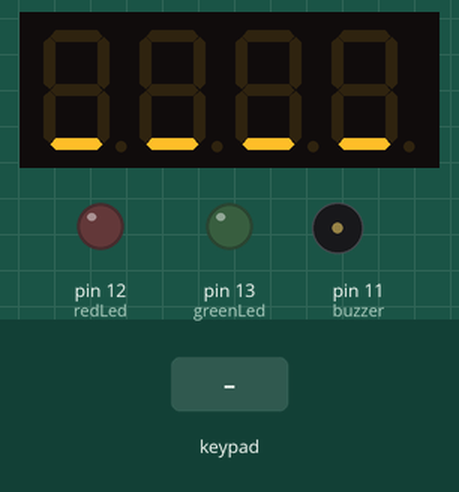
The sketch below on a simulated Arduino Uno, built with avr-gcc and run on an emulated ATmega328P. On the bench: 4-digit seven-segment display, output pins drawn as LEDs (lit = HIGH), buzzer (waves = sounding). Inputs (shaded band) come from the test bench.

Above: at 0.8 s.
0.9 s: keypad keys 1 4 1 5 1 6 1 7 pressed 0.4 s apart
At 1.0 s:
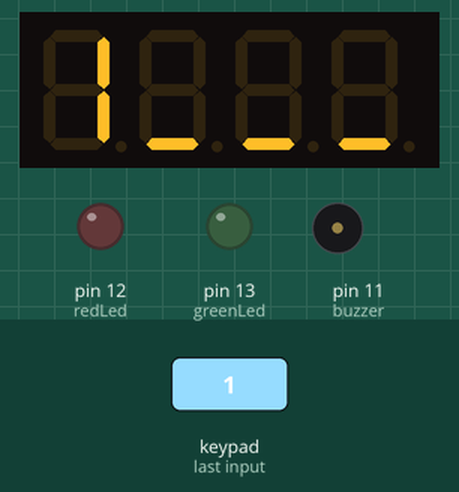
5.6 s: keypad keys 1 2 3 4 pressed 0.4 s apart
At 9.3 s:
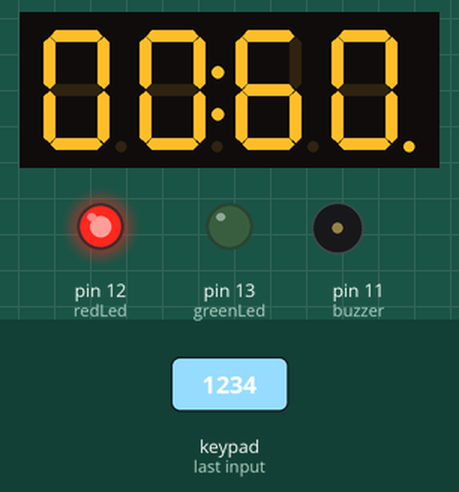
10.2 s: key '*' pressed
At 11.3 s:
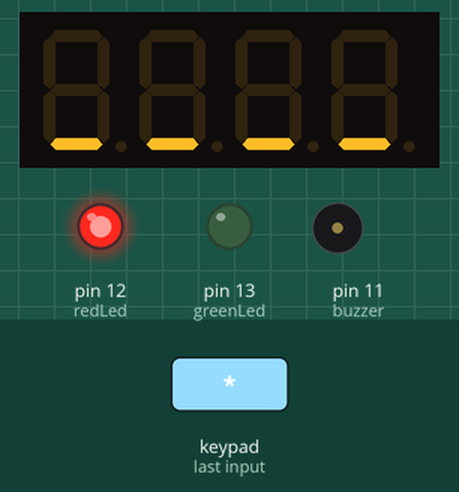
12.9 s: key '2' pressed
At 13.9 s:
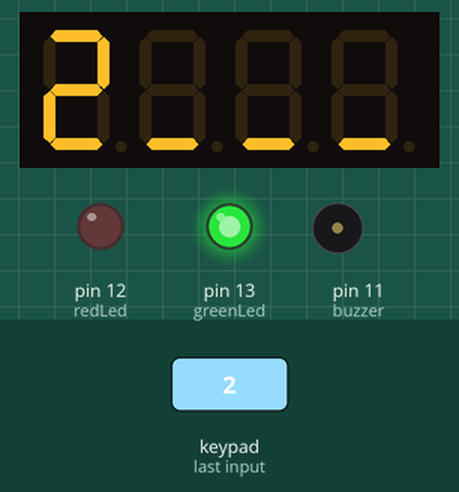
15.0 s: key '1' pressed
At 16.3 s:
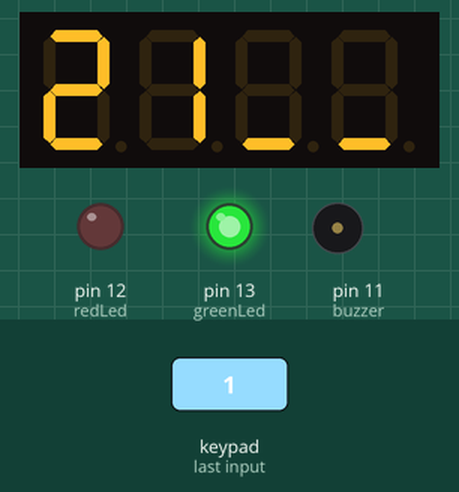
17.0 s: keypad keys 1 4 1 5 1 6 1 7 # pressed 0.4 s apart
At 21.4 s:
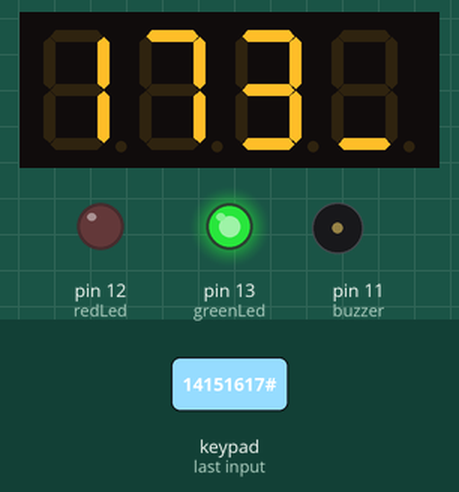
Timing chart, 0 to 23.1 s (numbered marks = the images above; inputs shaded):
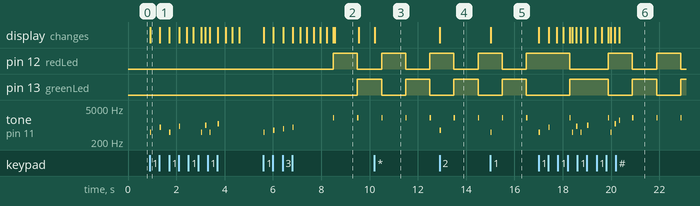

The sketch:

C4.ino
```cpp
#include <Keypad.h>
#include <TM1637Display.h>
#include <arduino-timer.h>

///Global Var START
//Keypad
static const byte ROWS = 4; // Define the number of rows on the keypad
static const byte COLS = 3; // Define the number of columns on the keypad
char keys[ROWS][COLS] = { // Matrix defining character to return for each key
  {'1','2','3'},
  {'4','5','6'},
  {'7','8','9'},
  {'*','0','#'}
};
//Keypad init
byte rowPins[ROWS] = {14, 15, 16, 17}; //connect to the row pins (R0-R3) of the keypad
byte colPins[COLS] = {2, 3, 4}; //connect to the column pins (C0-C2) of the keypad
Keypad keypad = Keypad( makeKeymap(keys), rowPins, colPins, ROWS, COLS ); //initialize an instance of class

//Buzzer
static const byte buzzer = 11; //buzzer to arduino pin 11
static const byte soundLength = 50;
static const int clickSound = 1000;
static const int explosionSound = 2000;

//Display
static const byte CLK = 19;
static const byte DIO = 18;
static const byte underline[] = {SEG_D, SEG_D, SEG_D, SEG_D};
static const byte midline[] = {SEG_G, SEG_G, SEG_G, SEG_G};
static const byte topline[] = {SEG_A, SEG_A, SEG_A, SEG_A};
static const byte xxxx[] = {SEG_B | SEG_C | SEG_E | SEG_F | SEG_G, SEG_B | SEG_C | SEG_E | SEG_F | SEG_G, SEG_B | SEG_C | SEG_E | SEG_F | SEG_G, SEG_B | SEG_C | SEG_E | SEG_F | SEG_G};
//Display init
TM1637Display mainDisplay = TM1637Display(CLK, DIO);

//LEDs
static const byte redLed = 12;
bool isRedOn = false;//if red is on green will be off and vice versa
static const byte greenLed = 13;

//Passwords
static const byte PASSWORD_LENGTH = 4;
static const byte SETUP_PASSWORD[PASSWORD_LENGTH] = {1, 2, 3, 4};//change password for set up
static const byte DEFUSE_PASSWORD[PASSWORD_LENGTH] = {5, 6, 7, 8};//change password for defuseing
byte inputPass[PASSWORD_LENGTH];
char inputKey = NO_KEY;
bool isDefused = false;

//Time
byte minutesLeft = 1;//change between 0-99
byte secondsLeft = 0;//change between 0-99
static const byte DEFUSER_TIMEOUT_SEC = 15;//seconds until password input is canceled 0-255
byte defuseTimeoutSecLeft = DEFUSER_TIMEOUT_SEC;
//Timers init
Timer<3, millis> timerEverySec;
Timer<1, millis> timerDefuseTimeout;
Timer<1, millis> timerDisplayRefresh;
///Global Var END

///Input help functions START
byte ChB(const char& ch)//char to int
{
  return ch - '0';
}

byte waitInput()//wait until key is pressed
{
  inputKey = NO_KEY;
  do
  {
    inputKey = keypad.getKey();
  }while(inputKey == NO_KEY);
  return ChB(inputKey);
}
byte waitInputWithTimer()//wait until key is pressed, timer keeps refreshing
{
  inputKey = NO_KEY;
  do
  {
    timerEverySec.tick();
    timerDefuseTimeout.tick();
    inputKey = keypad.getKey();
  }while(inputKey == NO_KEY && defuseTimeoutSecLeft > 0);
  return ChB(inputKey);
}
void keySound(char& key)//offsets the default key press sound
{
  if(key != NO_KEY)
  {
    switch (key)
    {
    case '1':
      tone(buzzer, clickSound - 500);
      break;
    case '2':
      tone(buzzer, clickSound - 400);
      break;
    case '3':
      tone(buzzer, clickSound - 300);
      break;
    case '4':
      tone(buzzer, clickSound - 200);
      break;
    case '5':
      tone(buzzer, clickSound - 100);
      break;
    case '6':
      tone(buzzer, clickSound);
      break;
    case '7':
      tone(buzzer, clickSound + 100);
      break;
    case '8':
      tone(buzzer, clickSound + 200);
      break;
    case '9':
      tone(buzzer, clickSound + 300);
      break;
    case '0':
      tone(buzzer, clickSound + 400);
      break;
    case '*':
      tone(buzzer, clickSound + 500);
      break;
    case '#':
      tone(buzzer, clickSound + 600);
      break;
      default: break;
    }
    delay(soundLength);
    noTone(buzzer);
    key = NO_KEY;
  }
}
int arrToInt(const byte* str, byte strSize)//array of bytes to int
{
  int result = 0;
  int temp;
  for(byte i = 0; i < strSize; i++)
  {
    temp = str[i];
    for(byte j = strSize - i - 1; j > 0; j--)
    {
      temp *= 10;
    }
    result += temp;
  }
  return result;
}
///Input help functions END

///Bool checks START
bool checkPassword(const byte* pass1, const byte* pass2)//compares 2 password strings
{
  for(byte i = 0; i < PASSWORD_LENGTH; i++)
  {
    if(pass1[i] != pass2[i]) return false;
  }
  return true;
}

bool checkPasswordResponse(bool isCorrect)
{
  if(isCorrect)
  {
    for(byte i = 0; i < 3; i++)
    {
      delay(250);
      mainDisplay.clear();
      delay(250);
      mainDisplay.showNumberDec(arrToInt(inputPass, PASSWORD_LENGTH));
    }
  }
  else
  {
    delay(250);
    mainDisplay.setSegments(topline);
    delay(250);
    mainDisplay.setSegments(midline);
    delay(250);
    mainDisplay.setSegments(underline);
  }
  return isCorrect;
}

bool isTimeLeft()
{
  return (secondsLeft > 0 || minutesLeft > 0);
}
///Bool checks END

///Password input START
void setUpPassword()
{
  do
  {
    mainDisplay.setSegments(underline);
    for (byte i = 0; i < PASSWORD_LENGTH; i++)
    {
      inputPass[i] = waitInput();
      mainDisplay.showNumberDec(inputPass[i], false, 1, i);
      keySound(inputKey);
      inputKey = NO_KEY;
    }
  }while(!checkPasswordResponse(checkPassword(inputPass, SETUP_PASSWORD)));
}

bool defusePassword()
{
  do
  {
    timerEverySec.tick();
    timerDefuseTimeout.tick();
    if(defuseTimeoutSecLeft <= 0)
    {
      defuseTimeoutSecLeft = DEFUSER_TIMEOUT_SEC;
      return false;
    }
    mainDisplay.setSegments(underline);
    for (byte i = 0; i < PASSWORD_LENGTH; i++)
    {
      inputPass[i] = waitInputWithTimer();
      mainDisplay.showNumberDec(inputPass[i], false, 1, i);
      keySound(inputKey);
      inputKey = NO_KEY;
    }
  }while(!checkPasswordResponse(checkPassword(inputPass, DEFUSE_PASSWORD)));
  return true;
}
///Password input END

///Timer functions START
bool toggleLed(void *)
{
  if(isRedOn)
  {
    digitalWrite(redLed, LOW);
    digitalWrite(greenLed, HIGH);
    isRedOn = false;
  }
  else
  {
    digitalWrite(redLed, HIGH);
    digitalWrite(greenLed, LOW);
    isRedOn = true;
  }
  return (minutesLeft > 0) || (secondsLeft > 0);
}

bool beep(void *)
{
  tone(buzzer, explosionSound);
  delay(soundLength);
  noTone(buzzer);
  return (minutesLeft > 0) || (secondsLeft > 0);
}

bool changeTime(void *)
{
  if(secondsLeft == 0)
  {
    if(minutesLeft == 0)
    {
      return false;
    }
    else
    {
      minutesLeft--;
      secondsLeft = 60;
    }
  }
  else
  {
    secondsLeft--;
  }
  return (minutesLeft > 0) || (secondsLeft > 0);
}

bool refreshDisplay(void *)
{
  mainDisplay.showNumberDecEx(minutesLeft, 0b01000000, true, 2, 0);
  mainDisplay.showNumberDecEx(secondsLeft, 0b01000000, true, 2, 2);
  return true;
}

bool changeTimeoutTime(void *)
{
  if(defuseTimeoutSecLeft > 0)
  {
    defuseTimeoutSecLeft--;
  }
  return true;
}
///Timer functions END

//Main
void setup() {
  //Pin setup
  pinMode(buzzer, OUTPUT);
  pinMode(redLed, OUTPUT);
  pinMode(greenLed, OUTPUT);
  digitalWrite(redLed, LOW);
  digitalWrite(greenLed, LOW);

  //Timers setup
  timerEverySec.every(1000, toggleLed);
  timerEverySec.every(1000, beep);
  timerEverySec.every(1000, changeTime);
  timerDefuseTimeout.every(1000, changeTimeoutTime);
  timerDisplayRefresh.every(1000, refreshDisplay);

  //Display setup
  mainDisplay.clear();
  mainDisplay.setBrightness(0);

  setUpPassword();
}

void loop() {
  //Refresh timers
  timerEverySec.tick();
  timerDisplayRefresh.tick();

  //Try to get input
  inputKey = NO_KEY;
  inputKey = keypad.getKey();
  if(inputKey == '#' || inputKey == '*')
  {
    if(defusePassword())
    {
      digitalWrite(redLed, LOW);
      digitalWrite(greenLed, HIGH);
      mainDisplay.setSegments(xxxx);
      while(true){};//loop forever
    }
  }

  //Check time left
  if(!isTimeLeft())
  {
    digitalWrite(redLed, HIGH);
    mainDisplay.showNumberDecEx(0, 0b01000000, true);
    tone(buzzer, explosionSound);
    while(true){};//loop forever
  }
}
```

Measured:
- after the input at 0.9 s, tone on pin 11 (buzzer): plays 500 Hz for 0.05 s, 800 Hz for 0.05 s, 500 Hz for 0.05 s, 900 Hz for 0.05 s, 500 Hz for 0.05 s, 1000 Hz for 0.05 s … (8 notes in this stretch), starting at once; the display: changes at once (image 1)
- after the input at 5.6 s, pin 12 (redLed): LOW → HIGH after 2.9 s, → LOW 1.0 s later; pin 13 (greenLed): LOW → HIGH after 3.9 s
- after the input at 10.2 s, the display: changes at once (image 3)
- after the input at 12.9 s, the display: changes at once (image 4)
- after the input at 15.0 s, the display: changes at once (image 5)
- after the input at 17.0 s, the display: first changes at once (image 6 shows a later state)
- what the display in image 2 shows lasts 1.0 s, from 8.6 s to 9.6 s
